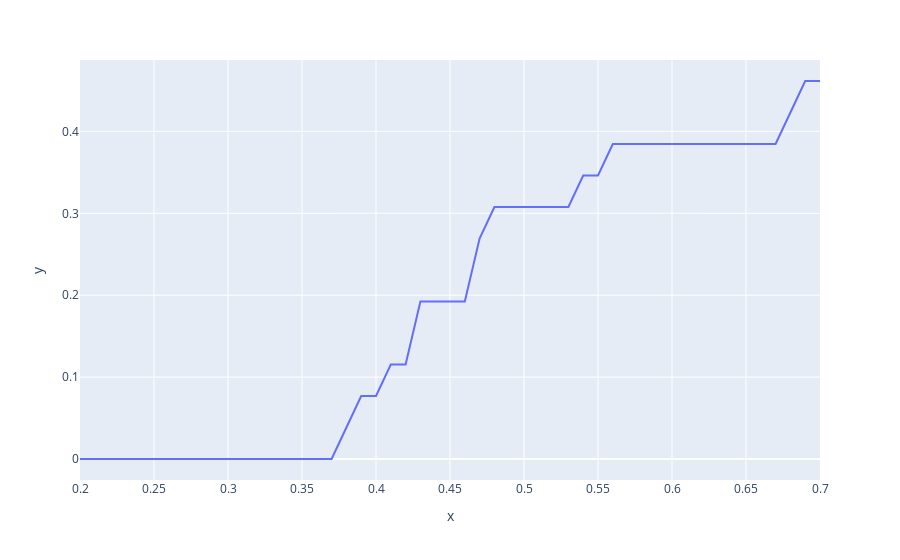

Notebook code for this chart:
### Code cell
px.line(x=rpvs.keys(), y=[x/cont for x in rpvs.values()])
# px.line(x=rpvs.keys(), y=rpvs.values())

### Figure 1 — Plotly figure (JSON) as saved in the notebook; plotly's stock layout.template omitted (floating-point values rounded to 4 significant figures)
{"data": [{"hovertemplate": "x=%{x}<br>y=%{y}<extra></extra>", "legendgroup": "", "line": {"color": "#636efa", "dash": "solid"}, "marker": {"symbol": "circle"}, "mode": "lines", "name": "", "orientation": "v", "showlegend": false, "type": "scatter", "x": [0.2, 0.21, 0.22, 0.23, 0.24, 0.25, 0.26, 0.27, 0.28, 0.29, 0.3, 0.31, 0.32, 0.33, 0.34, 0.35, 0.36, 0.37, 0.38, 0.39, 0.4, 0.41, 0.42, 0.43, 0.44, 0.45, 0.46, 0.47, 0.48, 0.49, 0.5, 0.51, 0.52, 0.53, 0.54, 0.55, 0.56, 0.57, 0.58, 0.59, 0.6, 0.61, 0.62, 0.63, 0.64, 0.65, 0.66, 0.67, 0.68, 0.69, 0.7], "xaxis": "x", "y": [0, 0, 0, 0, 0, 0, 0, 0, 0, 0, 0, 0, 0, 0, 0, 0, 0, 0, 0.03846, 0.07692, 0.07692, 0.1154, 0.1154, 0.1923, 0.1923, 0.1923, 0.1923, 0.2692, 0.3077, 0.3077, 0.3077, 0.3077, 0.3077, 0.3077, 0.3462, 0.3462, 0.3846, 0.3846, 0.3846, 0.3846, 0.3846, 0.3846, 0.3846, 0.3846, 0.3846, 0.3846, 0.3846, 0.3846, 0.4231, 0.4615, 0.4615], "yaxis": "y"}], "layout": {"legend": {"tracegroupgap": 0}, "margin": {"t": 60}, "xaxis": {"anchor": "y", "domain": [0, 1], "title": {"text": "x"}}, "yaxis": {"anchor": "x", "domain": [0, 1], "title": {"text": "y"}}}}
